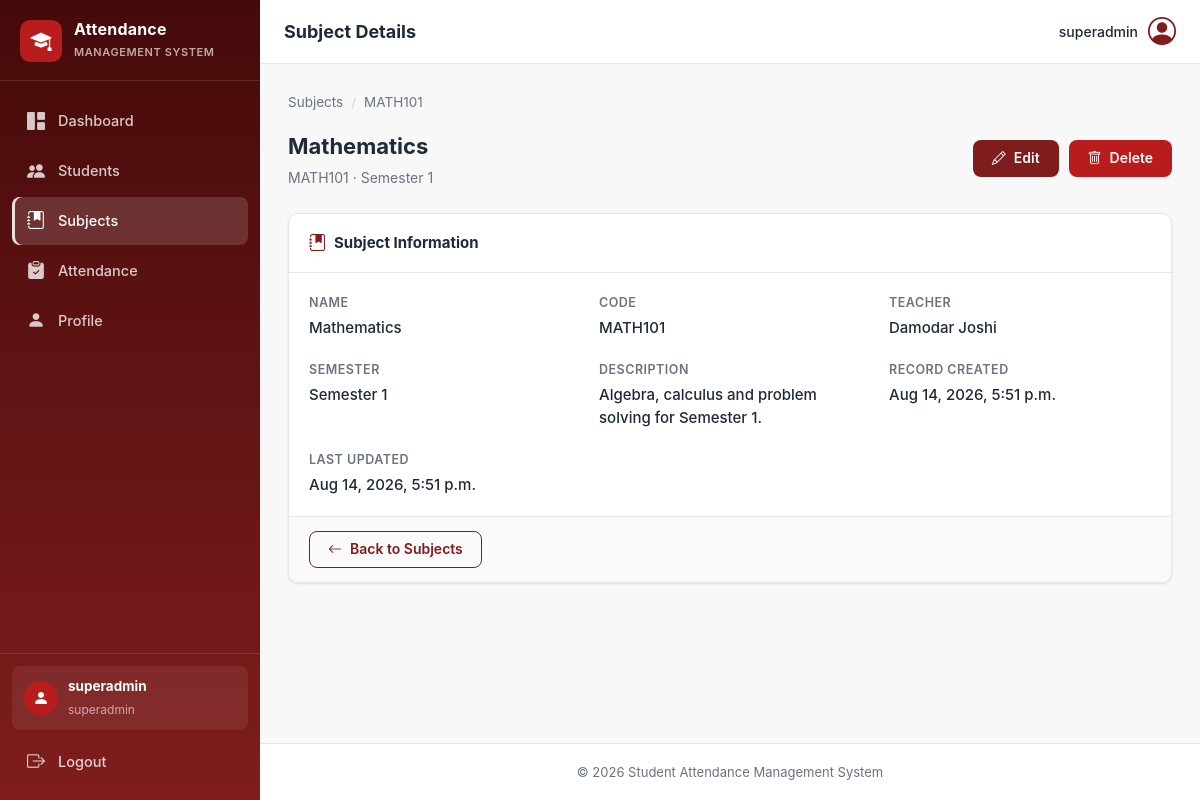
The page /subjects/1/ (signed in) on the database its author committed.
### subjects/models.py (models this page shows)
class Subject(models.Model):
    SEMESTER_CHOICES = (
        (1, "Semester 1"),
        (2, "Semester 2"),
        (3, "Semester 3"),
        (4, "Semester 4"),
        (5, "Semester 5"),
        (6, "Semester 6"),
        (7, "Semester 7"),
        (8, "Semester 8"),
    )
    name = models.CharField(max_length=100)
    code = models.CharField(max_length=20, unique=True)
    description = models.TextField(blank=True)
    teacher = models.ForeignKey(User, on_delete=models.SET_NULL, null=True, blank=True, related_name="subjects")
    semester = models.PositiveSmallIntegerField(choices=SEMESTER_CHOICES)
    created_at = models.DateTimeField(auto_now_add=True)
    updated_at = models.DateTimeField(auto_now=True)
    def __str__(self):
        return f"{self.code} - {self.name}"

### subjects/views.py (the view)
# urls.py: path("<int:pk>/", views.subject_detail, name="subject_detail"),
@login_required
def subject_detail(request, pk):
    subject = get_object_or_404(Subject, pk=pk)
    return render(
        request,
        "subjects/subject_detail.html",
        {"subject": subject},
    )

### templates/subjects/subject_detail.html (shortened to what this page needs)
{% extends "base.html" %}
{% block page_title %}Subject Details{% endblock %}
{% block content %}
<div class="breadcrumb">
    <a href="{% url 'subjects:subject_list' %}">Subjects</a>
    <span class="breadcrumb-sep">/</span>
    <span>{{ subject.code }}</span>
</div>
<div class="page-head">
    <div>
        <h2 class="page-heading">{{ subject.name }}</h2>
        <p class="page-heading-sub">{{ subject.code }} &middot; {{ subject.get_semester_display }}</p>
    </div>
    <div class="page-actions">
        <a href="{% url 'subjects:subject_edit' subject.pk %}" class="btn btn-primary"><i class="bi bi-pencil"></i> Edit</a>
        <a href="{% url 'subjects:subject_delete' subject.pk %}" class="btn btn-danger"><i class="bi bi-trash"></i> Delete</a>
    </div>
</div>
<section class="card">
    <div class="card-header">
        <h3 class="card-title"><i class="bi bi-journal-bookmark-fill"></i> Subject Information</h3>
    </div>
    <div class="card-body">
        <dl class="detail-grid">
            <div>
                <dt>Name</dt>
                <dd>{{ subject.name }}</dd>
            </div>
            <div>
                <dt>Code</dt>
                <dd>{{ subject.code }}</dd>
            </div>
            <div>
                <dt>Teacher</dt>
                <dd>
                    {% if subject.teacher %}
                        {{ subject.teacher.get_full_name|default:subject.teacher.username }}
                    {% else %}
                        <span class="text-muted">Not assigned</span>
                    {% endif %}
                </dd>
            </div>
            <div>
                <dt>Semester</dt>
                <dd>{{ subject.get_semester_display }}</dd>
            </div>
            <div>
                <dt>Description</dt>
                <dd>{{ subject.description|default:"No description provided." }}</dd>
            </div>
            <div>
                <dt>Record Created</dt>
                <dd>{{ subject.created_at|date:"M j, Y, g:i a" }}</dd>
            </div>
            <div>
                <dt>Last Updated</dt>
                <dd>{{ subject.updated_at|date:"M j, Y, g:i a" }}</dd>
            </div>
        </dl>
    </div>
    <div class="card-footer">
        <a href="{% url 'subjects:subject_list' %}" class="btn btn-outline"><i class="bi bi-arrow-left"></i> Back to Subjects</a>
    </div>
</section>
{% endblock %}

### templates/base.html (shortened to what this page needs)
{% load static %}
<!DOCTYPE html>
<html lang="en">
<head>
    <link rel="stylesheet" href="{% static 'css/style.css' %}">
    <link rel="stylesheet" href="https://cdn.jsdelivr.net/npm/bootstrap-icons@1.11.3/font/bootstrap-icons.min.css">
</head>
<body class="{% block body_class %}{% endblock %}">
    {% block body %}
    <div class="layout">
        <aside class="sidebar" id="sidebar">
            <div class="sidebar-brand">
                <span class="brand-icon"><i class="bi bi-mortarboard-fill"></i></span>
                <div class="brand-text">
                    <strong>Attendance</strong>
                    <small>Management System</small>
                </div>
            </div>
            <nav class="sidebar-nav" aria-label="Main navigation">
                <a href="{% url 'dashboard:dashboard' %}" class="nav-link {% if request.resolver_match.app_name == 'dashboard' %}active{% endif %}">
                    <i class="bi bi-grid-1x2-fill"></i><span>Dashboard</span>
                </a>
                <a href="{% url 'students:student_list' %}" class="nav-link {% if request.resolver_match.app_name == 'students' %}active{% endif %}">
                    <i class="bi bi-people-fill"></i><span>Students</span>
                </a>
                <a href="{% url 'subjects:subject_list' %}" class="nav-link {% if request.resolver_match.app_name == 'subjects' %}active{% endif %}">
                    <i class="bi bi-journal-bookmark-fill"></i><span>Subjects</span>
                </a>
                <a href="{% url 'attendance:attendance_list' %}" class="nav-link {% if request.resolver_match.app_name == 'attendance' %}active{% endif %}">
                    <i class="bi bi-clipboard-check-fill"></i><span>Attendance</span>
                </a>
                <a href="{% url 'accounts:profile' %}" class="nav-link {% if request.resolver_match.app_name == 'accounts' %}active{% endif %}">
                    <i class="bi bi-person-fill"></i><span>Profile</span>
                </a>
            </nav>
            <div class="sidebar-footer">
                <div class="sidebar-user">
                    <span class="user-avatar"><i class="bi bi-person-fill"></i></span>
                    <div class="sidebar-user-info">
                        <strong>{{ user.get_full_name|default:user.username }}</strong>
                        <small>{{ user.username }}</small>
                    </div>
                </div>
                <a href="{% url 'accounts:logout' %}" class="nav-link nav-link-logout">
                    <i class="bi bi-box-arrow-right"></i><span>Logout</span>
                </a>
            </div>
        </aside>
        <div class="main-wrapper">
            <header class="topbar">
                <h1 class="page-title">{% block page_title %}Dashboard{% endblock %}</h1>
                <div class="topbar-user">
                    <span class="topbar-user-name">{{ user.get_full_name|default:user.username }}</span>
                    <a href="{% url 'accounts:profile' %}" class="topbar-avatar" title="My Profile"><i class="bi bi-person-circle"></i></a>
                </div>
            </header>
            <main class="content">
                {% block content %}{% endblock %}
            </main>
            <footer class="footer">
                <span>&copy; 2026 Student Attendance Management System</span>
            </footer>
        </div>
    </div>
    {% endblock %}
</body>
</html>

### rows shown on the page
Subject: code "MATH101", name "Mathematics", semester "Semester 1", teacher.get_full_name "Damodar Joshi", description "Algebra, calculus and problem solving for Semester 1.", created_at "Aug 14, 2026, 5:51 p.m.", updated_at "Aug 14, 2026, 5:51 p.m."

### other values the page prints
{{ user.get_full_name|default:user.username }} "superadmin"
{{ user.username }} "superadmin"
